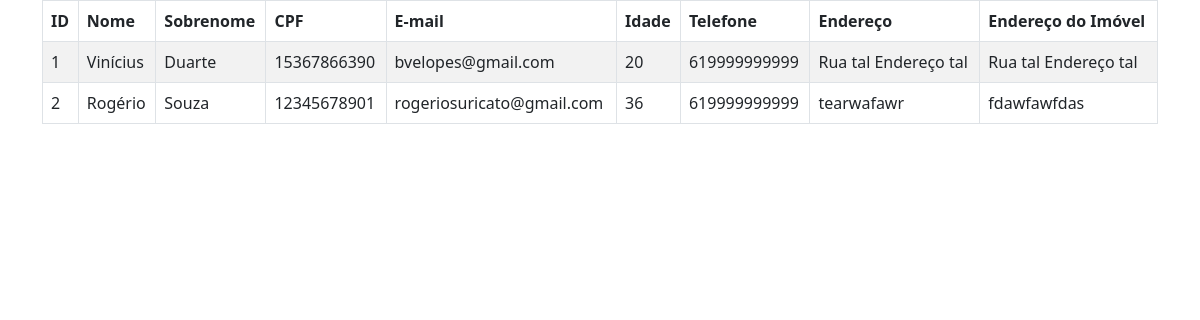
Screenshot of /usuarios/ with the database file from the repository.
### app_cad_usuarios/models.py (models this page shows, shortened)
class Usuario(models.Model):
    id_usuario = models.AutoField(primary_key=True)
    nome = models.TextField(max_length=255)
    sobrenome = models.TextField(max_length=255)
    cpf = models.CharField(max_length=11, unique=True)  # Adiciona o campo CPF com 11 caracteres
    email = models.EmailField(max_length=255, unique=True)
    idade = models.IntegerField()
    telefone = models.CharField(max_length=15)  # Adiciona o campo Telefone com no máximo 15 caracteres
    endereco = models.TextField(max_length=255)
    endereco_imovel = models.TextField(max_length=255)  # Adiciona o campo Endereço do Imóvel
    senha = models.CharField(max_length=255)

### app_cad_usuarios/views.py (the view, shortened to what this page needs)
# urls.py: path('usuarios/',views.usuarios,name='listagem_usuarios')
def usuarios(request):
    usuarios = {
        'usuarios': Usuario.objects.all()
    }
    return render(request, 'usuarios/usuarios.html', usuarios)

### app_cad_usuarios/templates/usuarios/usuarios.html (shortened to what this page needs)
<!doctype html>
<html lang="pt-br">
  <head>
    <link href="https://cdn.jsdelivr.net/npm/bootstrap@5.0.2/dist/css/bootstrap.min.css" rel="stylesheet">
  </head>
<body>
<div class="container">
    <table class="table table-bordered table-striped">
        <thead>
          <tr>
            <th>ID</th>
            <th>Nome</th>
            <th>Sobrenome</th>
            <th>CPF</th>
            <th>E-mail</th>
            <th>Idade</th>
            <th>Telefone</th>
            <th>Endereço</th>
            <th>Endereço do Imóvel</th>
          </tr>
        </thead>
        <tbody>
          {% for usuario in usuarios %}
          <tr>
            <td>{{ usuario.id_usuario }}</td>
            <td>{{ usuario.nome }}</td>
            <td>{{ usuario.sobrenome }}</td>
            <td>{{ usuario.cpf }}</td>
            <td>{{ usuario.email }}</td>
            <td>{{ usuario.idade }}</td>
            <td>{{ usuario.telefone }}</td>
            <td>{{ usuario.endereco }}</td>
            <td>{{ usuario.endereco_imovel }}</td>
          </tr>
          {% endfor %}
        </tbody>
    </table>
</div>
  </body>
</html>

### rows the page displays
Usuario: id_usuario "1", nome "Vinícius", sobrenome "Duarte", cpf "15367866390", email "bvelopes@gmail.com", idade "20", telefone "619999999999", endereco "Rua tal Endereço tal", endereco_imovel "Rua tal Endereço tal"
Usuario: id_usuario "2", nome "Rogério", sobrenome "Souza", cpf "12345678901", email "rogeriosuricato@gmail.com", idade "36", telefone "619999999999", endereco "tearwafawr", endereco_imovel "fdawfawfdas"
